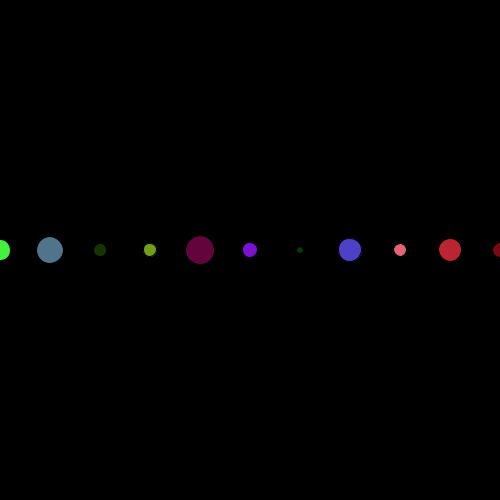
Frame 1 (no input)
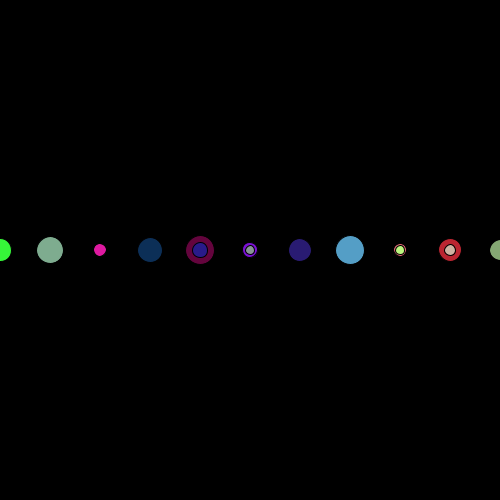
Frame 2 (the mouse pressed at the canvas centre, redrawn once)

The Processing sketch that drew these frames (run headless with seeded random() and noise(); the mouse was pressed at the canvas centre and the sketch redrawn once):

// Processing sketch: processing_61147
// ── processing_61147.pde

void setup(){/*Função que serve para definir as definições*/
  size (500,500);//tamanho da tela
  background(0);//cor de fundo
  smooth();//suavizar as formas
  noLoop();//definir para que não haja loop na composição
}

void draw(){/*Função para desenhar*/
  for (int x = 0; x < 20; x = x+1){//ciclo para as ellipses até desenhar 20 objectos em x
    float y = height/2;//variavel de y das ellipses
    float tamanho = random(5,30);//variavel do tamanho das ellipses
    float r = random (255);//variavel da cor vermelha(red)
    float g = random (255);//variavel da cor verde(green)
    float b = random (255);//variavel da cor azul(blue)
    fill(r,g,b);//cor das ellipses
    ellipse(x*50,y,tamanho,tamanho);//desenho das ellipses
  }
}
